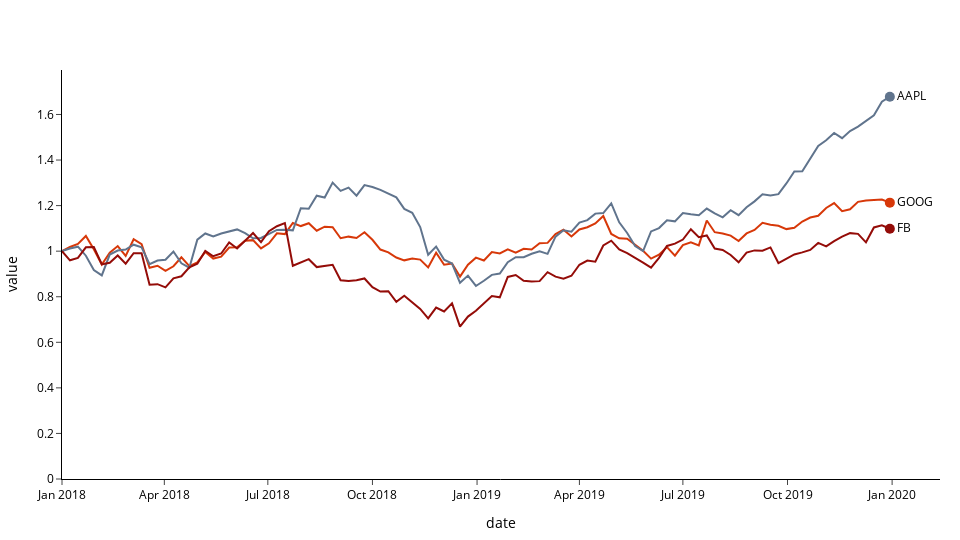

This figure's notebook cell:
### Code cell
import plotly.express as px
df = px.data.stocks()
p = Plotter()
p.express(
    type="line",
    data_frame=df,
    x="date",
    y=["GOOG", "AAPL", "FB"]
)
p.callout.add_line_end_marker(
    text_type="category"
)
p.show()
